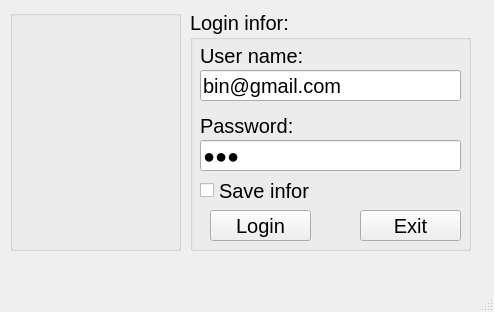
<?xml version="1.0" encoding="UTF-8"?>
<ui version="4.0">
 <class>MainWindow</class>
 <widget class="QMainWindow" name="MainWindow">
  <property name="geometry">
   <rect>
    <x>0</x>
    <y>0</y>
    <width>494</width>
    <height>312</height>
   </rect>
  </property>
  <property name="windowTitle">
   <string>MainWindow</string>
  </property>
  <widget class="QWidget" name="centralwidget">
   <widget class="QGroupBox" name="groupBox">
    <property name="geometry">
     <rect>
      <x>10</x>
      <y>10</y>
      <width>171</width>
      <height>241</height>
     </rect>
    </property>
    <property name="title">
     <string/>
    </property>
    <layout class="QHBoxLayout" name="horizontalLayout">
     <item>
      <widget class="QLabel" name="label">
       <property name="text">
        <string/>
       </property>
       <property name="pixmap">
        <pixmap>../images/ic_admin.png</pixmap>
       </property>
       <property name="scaledContents">
        <bool>true</bool>
       </property>
      </widget>
     </item>
    </layout>
   </widget>
   <widget class="QGroupBox" name="groupBox_2">
    <property name="geometry">
     <rect>
      <x>190</x>
      <y>10</y>
      <width>281</width>
      <height>241</height>
     </rect>
    </property>
    <property name="font">
     <font>
      <pointsize>15</pointsize>
     </font>
    </property>
    <property name="title">
     <string>Login infor:</string>
    </property>
    <widget class="QLabel" name="label_2">
     <property name="geometry">
      <rect>
       <x>10</x>
       <y>30</y>
       <width>121</width>
       <height>31</height>
      </rect>
     </property>
     <property name="text">
      <string>User name:</string>
     </property>
    </widget>
    <widget class="QLineEdit" name="lineEditUserName">
     <property name="geometry">
      <rect>
       <x>10</x>
       <y>60</y>
       <width>261</width>
       <height>31</height>
      </rect>
     </property>
     <property name="text">
      <string>bin@gmail.com</string>
     </property>
    </widget>
    <widget class="QLineEdit" name="lineEditPassword">
     <property name="geometry">
      <rect>
       <x>10</x>
       <y>130</y>
       <width>261</width>
       <height>31</height>
      </rect>
     </property>
     <property name="text">
      <string>123</string>
     </property>
     <property name="echoMode">
      <enum>QLineEdit::Password</enum>
     </property>
    </widget>
    <widget class="QLabel" name="label_3">
     <property name="geometry">
      <rect>
       <x>10</x>
       <y>100</y>
       <width>121</width>
       <height>31</height>
      </rect>
     </property>
     <property name="text">
      <string>Password:</string>
     </property>
    </widget>
    <widget class="QCheckBox" name="checkBoxSaveInfor">
     <property name="geometry">
      <rect>
       <x>10</x>
       <y>170</y>
       <width>221</width>
       <height>21</height>
      </rect>
     </property>
     <property name="text">
      <string>Save infor</string>
     </property>
    </widget>
    <widget class="QPushButton" name="pushButtonLogin">
     <property name="geometry">
      <rect>
       <x>20</x>
       <y>200</y>
       <width>101</width>
       <height>31</height>
      </rect>
     </property>
     <property name="text">
      <string>Login</string>
     </property>
     <property name="icon">
      <iconset>
       <normaloff>../images/ic_login.png</normaloff>../images/ic_login.png</iconset>
     </property>
    </widget>
    <widget class="QPushButton" name="pushButtonExit">
     <property name="geometry">
      <rect>
       <x>170</x>
       <y>200</y>
       <width>101</width>
       <height>31</height>
      </rect>
     </property>
     <property name="text">
      <string>Exit</string>
     </property>
     <property name="icon">
      <iconset>
       <normaloff>../images/ic_exit.png</normaloff>../images/ic_exit.png</iconset>
     </property>
    </widget>
   </widget>
  </widget>
  <widget class="QMenuBar" name="menubar">
   <property name="geometry">
    <rect>
     <x>0</x>
     <y>0</y>
     <width>494</width>
     <height>22</height>
    </rect>
   </property>
  </widget>
  <widget class="QStatusBar" name="statusbar"/>
 </widget>
 <resources/>
 <connections/>
</ui>
